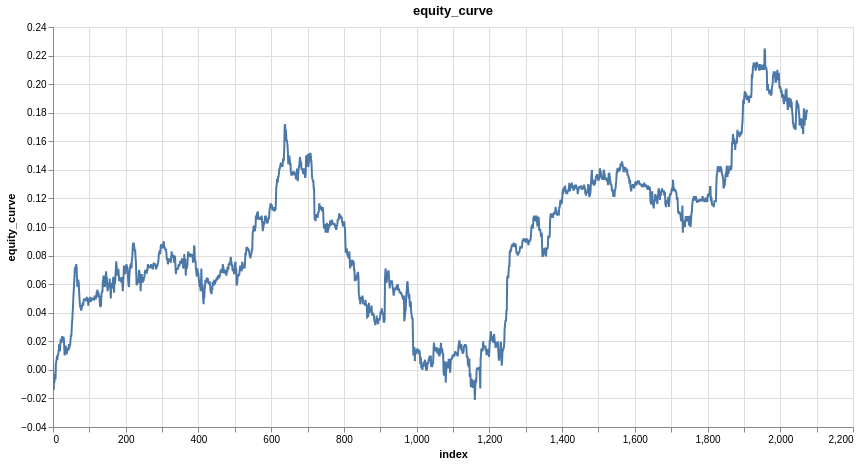

The notebook cell this image was saved under:
### Code cell
features = ['close_log_return_lag_2']
model = LinearModel(len(features))
model_trades = research.learn_model_trades(ts, features, target, model, no_epochs=200, loss=nn.L1Loss())

research.plot_column(model_trades, 'equity_curve')

# mostly positive, only some negative, more stable, which is good. But there is a big drawdown in the middle, which could be dangerous if we 
# are using a lot of leverage, like 20x. Small amout of leverage, this would suffice, so it really depends on the amount of risk you are 
# willing to tolerate. But for our purposes, we will use this to build our strategy. We will also explore if we might get liquidated if we use
# say, 8x leverage, or 10x, etc. One thing we haven't taken into account is transactions fees, we will look at that next

### Figure 1 — Vega specification as saved in the notebook (floating-point values rounded to 4 significant figures; data arrays with more than 128 entries replaced by an {"elided": "..."} marker saying what was removed)
{"$schema": "https://vega.github.io/schema/vega/v6.json", "data": [{"name": "param_1e9efca18e7a2868_store"}, {"name": "source_0", "values": {"elided": "2075 records"}}, {"name": "source_0_x_domain_index", "values": [{"min": 0, "max": 2074}]}, {"name": "source_0_y_domain_equity_curve", "values": [{"min": -0.021, "max": 0.225}]}], "signals": [{"name": "unit", "value": {}, "on": [{"events": "pointermove", "update": "isTuple(group()) ? group() : unit"}]}, {"name": "param_1e9efca18e7a2868", "update": "vlSelectionResolve(\"param_1e9efca18e7a2868_store\", \"union\")"}, {"name": "param_1e9efca18e7a2868_index", "on": [{"events": [{"source": "view", "type": "dblclick"}], "update": "null"}, {"events": {"signal": "param_1e9efca18e7a2868_translate_delta"}, "update": "panLinear(param_1e9efca18e7a2868_translate_anchor.extent_x, -param_1e9efca18e7a2868_translate_delta.x / width)"}, {"events": {"signal": "param_1e9efca18e7a2868_zoom_delta"}, "update": "zoomLinear(domain(\"x\"), param_1e9efca18e7a2868_zoom_anchor.x, param_1e9efca18e7a2868_zoom_delta)"}]}, {"name": "param_1e9efca18e7a2868_equity_curve", "on": [{"events": [{"source": "view", "type": "dblclick"}], "update": "null"}, {"events": {"signal": "param_1e9efca18e7a2868_translate_delta"}, "update": "panLinear(param_1e9efca18e7a2868_translate_anchor.extent_y, param_1e9efca18e7a2868_translate_delta.y / height)"}, {"events": {"signal": "param_1e9efca18e7a2868_zoom_delta"}, "update": "zoomLinear(domain(\"y\"), param_1e9efca18e7a2868_zoom_anchor.y, param_1e9efca18e7a2868_zoom_delta)"}]}, {"name": "param_1e9efca18e7a2868_tuple", "on": [{"events": [{"signal": "param_1e9efca18e7a2868_index || param_1e9efca18e7a2868_equity_curve"}], "update": "param_1e9efca18e7a2868_index && param_1e9efca18e7a2868_equity_curve ? {unit: \"\", fields: param_1e9efca18e7a2868_tuple_fields, values: [param_1e9efca18e7a2868_index,param_1e9efca18e7a2868_equity_curve]} : null"}]}, {"name": "param_1e9efca18e7a2868_tuple_fields", "value": [{"field": "index", "channel": "x", "type": "R"}, {"field": "equity_curve", "channel": "y", "type": "R"}]}, {"name": "param_1e9efca18e7a2868_translate_anchor", "value": {}, "on": [{"events": [{"source": "scope", "type": "pointerdown"}], "update": "{x: x(unit), y: y(unit), extent_x: domain(\"x\"), extent_y: domain(\"y\")}"}]}, {"name": "param_1e9efca18e7a2868_translate_delta", "value": {}, "on": [{"events": [{"source": "window", "between": [{"source": "scope", "type": "pointerdown"}, {"source": "window", "type": "pointerup"}], "consume": true, "type": "pointermove"}], "update": "{x: param_1e9efca18e7a2868_translate_anchor.x - x(unit), y: param_1e9efca18e7a2868_translate_anchor.y - y(unit)}"}]}, {"name": "param_1e9efca18e7a2868_zoom_anchor", "on": [{"events": [{"source": "scope", "type": "wheel", "consume": true}], "update": "{x: invert(\"x\", x(unit)), y: invert(\"y\", y(unit))}"}]}, {"name": "param_1e9efca18e7a2868_zoom_delta", "on": [{"events": [{"source": "scope", "consume": true, "type": "wheel"}], "update": "pow(1.001, event.deltaY * pow(16, event.deltaMode))", "force": true}]}, {"name": "param_1e9efca18e7a2868_modify", "on": [{"events": {"signal": "param_1e9efca18e7a2868_tuple"}, "update": "modify(\"param_1e9efca18e7a2868_store\", param_1e9efca18e7a2868_tuple, true)"}]}], "marks": [{"type": "line", "name": "marks", "from": {"data": "source_0"}, "sort": {"field": "x"}, "encode": {"update": {"x": {"field": "index", "scale": "x"}, "y": {"field": "equity_curve", "scale": "y"}, "tooltip": {"signal": "{\"index\": format(datum[\"index\"], \"\"), \"equity_curve\": format(datum[\"equity_curve\"], \"\")}"}, "stroke": {"value": "#4c78a8"}, "defined": {"signal": "isValid(datum[\"index\"]) && isFinite(+datum[\"index\"]) && isValid(datum[\"equity_curve\"]) && isFinite(+datum[\"equity_curve\"])"}}}, "style": ["line"], "interactive": true, "clip": true}], "scales": [{"name": "x", "type": "linear", "domain": [{"signal": "(data(\"source_0_x_domain_index\")[0] || {}).min"}, {"signal": "(data(\"source_0_x_domain_index\")[0] || {}).max"}], "range": [0, {"signal": "width"}], "zero": false, "nice": true, "domainRaw": {"signal": "param_1e9efca18e7a2868[\"index\"]"}}, {"name": "y", "type": "linear", "domain": [{"signal": "(data(\"source_0_y_domain_equity_curve\")[0] || {}).min"}, {"signal": "(data(\"source_0_y_domain_equity_curve\")[0] || {}).max"}], "range": [{"signal": "height"}, 0], "nice": true, "domainRaw": {"signal": "param_1e9efca18e7a2868[\"equity_curve\"]"}, "zero": true}], "axes": [{"scale": "x", "grid": true, "orient": "bottom", "tickCount": {"signal": "ceil(width/40)"}, "domain": false, "aria": false, "labels": false, "minExtent": 0, "ticks": false, "zindex": 0, "gridScale": "y", "maxExtent": 0}, {"scale": "y", "zindex": 0, "tickCount": {"signal": "ceil(height/40)"}, "aria": false, "domain": false, "ticks": false, "orient": "left", "grid": true, "labels": false, "maxExtent": 0, "gridScale": "x", "minExtent": 0}, {"scale": "x", "labelOverlap": true, "orient": "bottom", "labelFlush": true, "title": "index", "grid": false, "tickCount": {"signal": "ceil(width/40)"}, "zindex": 0}, {"scale": "y", "tickCount": {"signal": "ceil(height/40)"}, "labelOverlap": true, "title": "equity_curve", "orient": "left", "zindex": 0, "grid": false}], "title": {"text": "equity_curve", "frame": "group"}, "height": 400, "background": "white", "width": 800, "padding": 5, "style": "cell"}
